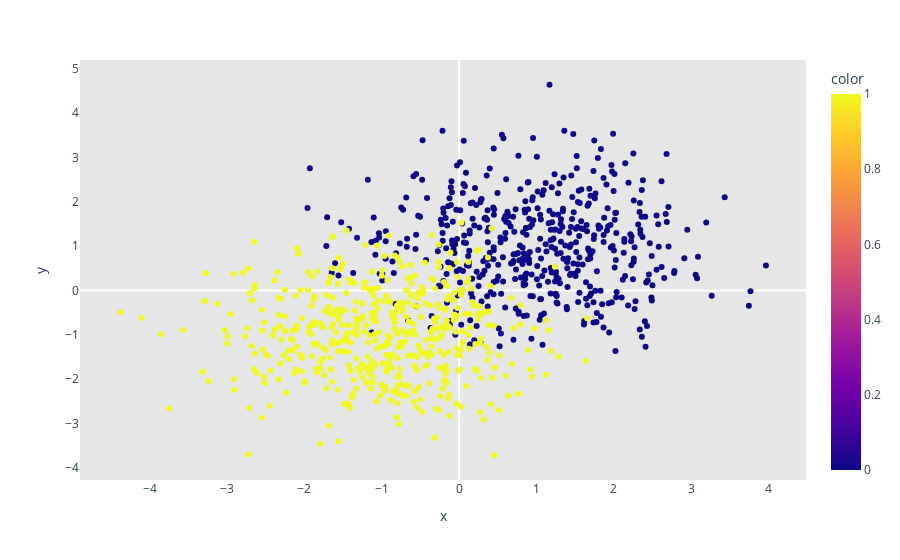

Notebook cell for this chart:
### Markdown cell above
### Mock data for testing

### Code cell
# lets create simple dataset consiting of N point in R2 that can belong to 2 classes
N = 1000
X = np.random.randn(N * 2).reshape(N, 2) - 1
X[:N//2] = X[:N//2] + 2
y = np.array([0] * (N//2) + [1] * (N//2))
X_train, X_test, y_train, y_test = train_test_split(X, y, test_size=0.30, random_state=42)
fig = px.scatter(x=X[:, 0], y=X[:, 1], color=y)
show_plot(fig)

### Figure 1 — Plotly figure (JSON) as saved in the notebook; plotly's stock layout.template omitted (floating-point values rounded to 4 significant figures; data arrays with more than 128 entries replaced by an {"elided": "..."} marker saying what was removed)
{"data": [{"hovertemplate": "x=%{x}<br>y=%{y}<br>color=%{marker.color}<extra></extra>", "legendgroup": "", "marker": {"color": {"elided": "1000 int values"}, "coloraxis": "coloraxis", "symbol": "circle"}, "mode": "markers", "name": "", "orientation": "v", "showlegend": false, "type": "scatter", "x": {"elided": "1000 float values"}, "xaxis": "x", "y": {"elided": "1000 float values"}, "yaxis": "y"}], "layout": {"coloraxis": {"colorbar": {"title": {"text": "color"}}, "colorscale": [[0, "#0d0887"], [0.1111, "#46039f"], [0.2222, "#7201a8"], [0.3333, "#9c179e"], [0.4444, "#bd3786"], [0.5556, "#d8576b"], [0.6667, "#ed7953"], [0.7778, "#fb9f3a"], [0.8889, "#fdca26"], [1, "#f0f921"]]}, "legend": {"tracegroupgap": 0}, "margin": {"t": 60}, "paper_bgcolor": "rgba(0, 0, 0, 0)", "plot_bgcolor": "rgba(10, 10, 10, 0.1)", "xaxis": {"anchor": "y", "domain": [0, 1], "showgrid": false, "showline": false, "title": {"text": "x"}}, "yaxis": {"anchor": "x", "domain": [0, 1], "showgrid": false, "showline": false, "title": {"text": "y"}}}}
